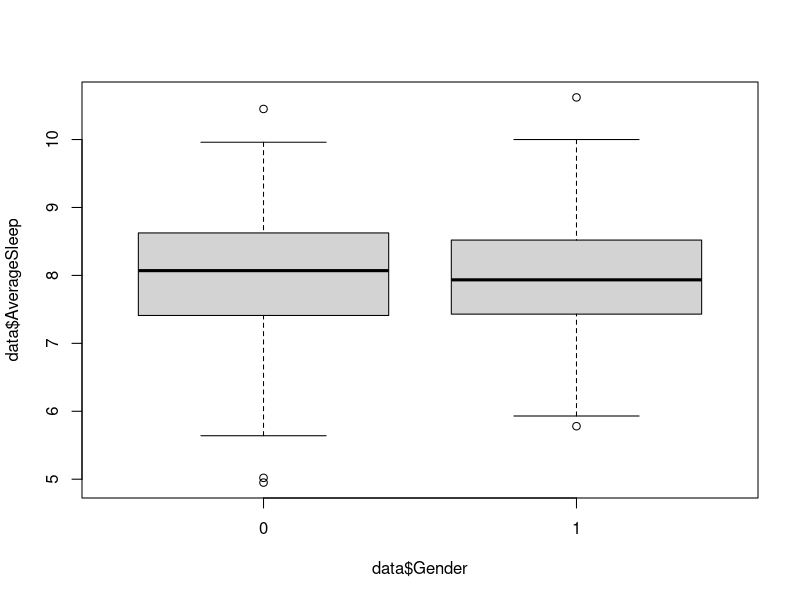

Write the R code that produced this figure.
## ---- chunk 1
knitr::opts_chunk$set(echo = TRUE)
## ---- chunk 2
library(ggplot2)
data = read.csv('./SleepStudy.csv', header=TRUE)
str(data)
## ---- chunk 3
dim(data)
## ---- chunk 4
table(data$Gender)
boxplot(data$AverageSleep ~ data$Gender)
## ---- chunk 5
female = data[data$Gender == 0,]
male = data[data$Gender == 1,]
c(summary(female$AverageSleep), setNames(sd(female$AverageSleep), "SD"))
## ---- chunk 6
c(summary(male$AverageSleep), setNames(sd(male$AverageSleep), "SD"))
## ---- chunk 7
t.test(data$AverageSleep ~ data$Gender, alternative="two.sided", conf.level=0.95)
